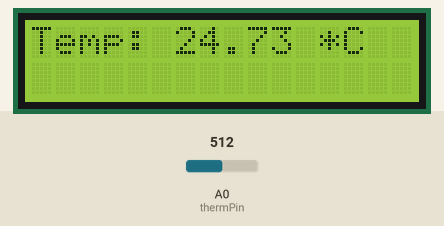
The sketch below on a simulated Arduino Uno, built with avr-gcc and run on an emulated ATmega328P. On the bench: 16×2 character LCD. The test bench sets the inputs (shaded band); at power-on: A0 (thermPin) = 512.

Above: at 1.2 s.
1.3 s: A0 (thermPin) set to 716
At 1.9 s:
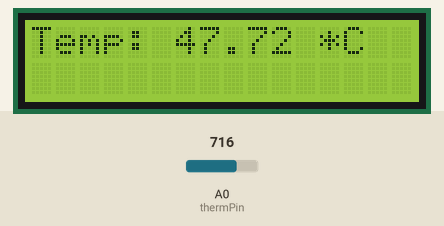
4.3 s: A0 (thermPin) set to 900
At 5.0 s:
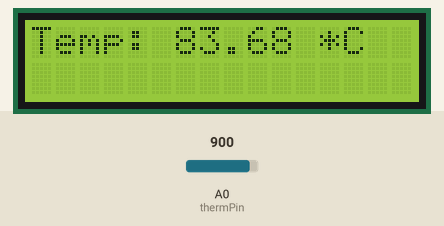
6.1 s: A0 (thermPin) set to 1023
At 6.5 s:
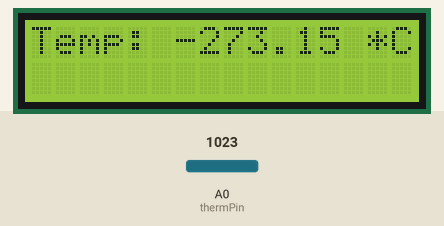
Timing chart, 0 to 9.1 s (numbered marks = the images above; inputs shaded):
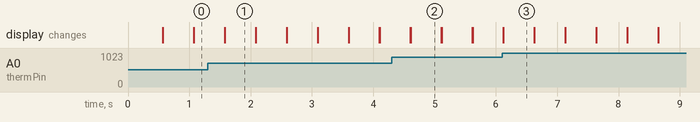

The sketch:

temperature_sensor.ino
```cpp
#include <LiquidCrystal.h>


int thermPin = 0;
int Vo;
float R1 = 10000;
float logR2, R2, T, Tc, Tf;
float c1 = 1.009249522e-03, c2 = 2.378405444e-04, c3 = 2.019202697e-07;

LiquidCrystal lcd(12, 11, 5, 4, 3, 2);

void setup() {
  lcd.begin(16,2);
 // DHT dht (7,DHTTYPE);
  Serial.begin(9600);
}

void loop(){
  Vo = analogRead(thermPin);
  R2 = R1*(1023.0/(float)Vo - 1.0);
  logR2 = log(R2);
  T = (1.0 / (c1 + c2*logR2 + c3*logR2*logR2*logR2));
  Tc = T-273.15;
  Tf = (Tc * 9.0)/5.0 + 32.0;


/*
  T_dht = dht.readTemperature();
  H_dht = dht.readHumidity();
  H_idx = dht.computeHeatIndex(T_dht, H_dht);


  lcd.setCursor(0,0);
  lcd.print("T=");
  lcd.setCursor(2,0);
  lcd.print(T_dht);
  lcd.setCursor(4,0);
  lcd.print("*C ");
  lcd.setCursor(0,1);
  lcd.print("H=");
  lcd.setCursor(2,1);
  lcd.print(H_dht);
  lcd.setCursor(4,1);
  lcd.print("% ");
  lcd.setCursor(8,1);
  lcd.print("HI=");
  lcd.print(H_idx);
  */


  lcd.print("Temp: ");
  //lcd.print(Tf);
  //lcd.print(" F; ");
  lcd.print(Tc);
  lcd.print(" *C");


  delay(500);
  lcd.clear();
}
```

Measured:
- after the input at 1.3 s, the display: first differs from a run without the input after 0.28 s (image 1)
- after the input at 4.3 s, the display: first differs from a run without the input after 0.31 s (image 2)
- after the input at 6.1 s, the display: first differs from a run without the input at once (image 3)
- what the display in image 1 shows lasts 0.5 s, from 1.6 s to 2.1 s
